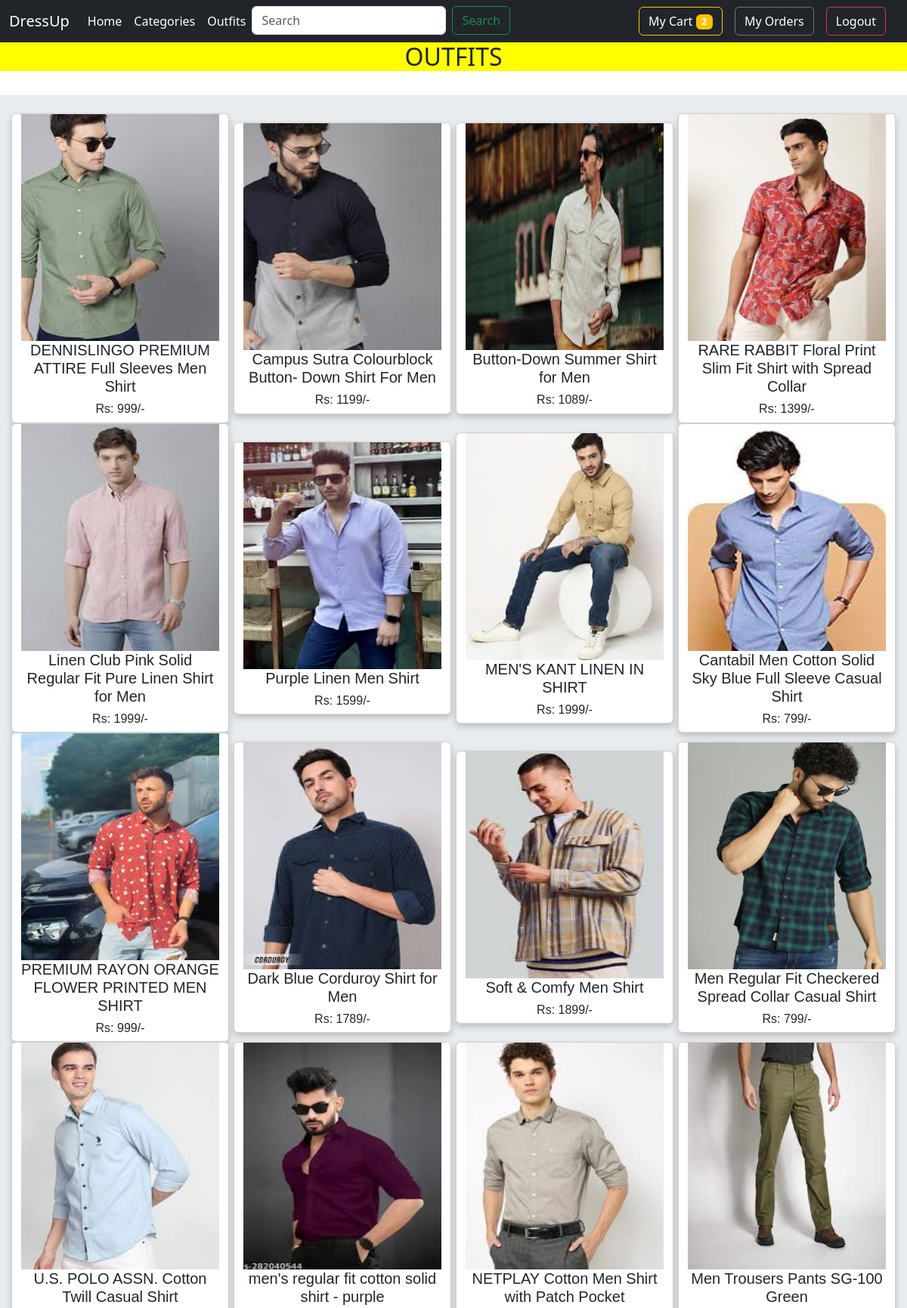
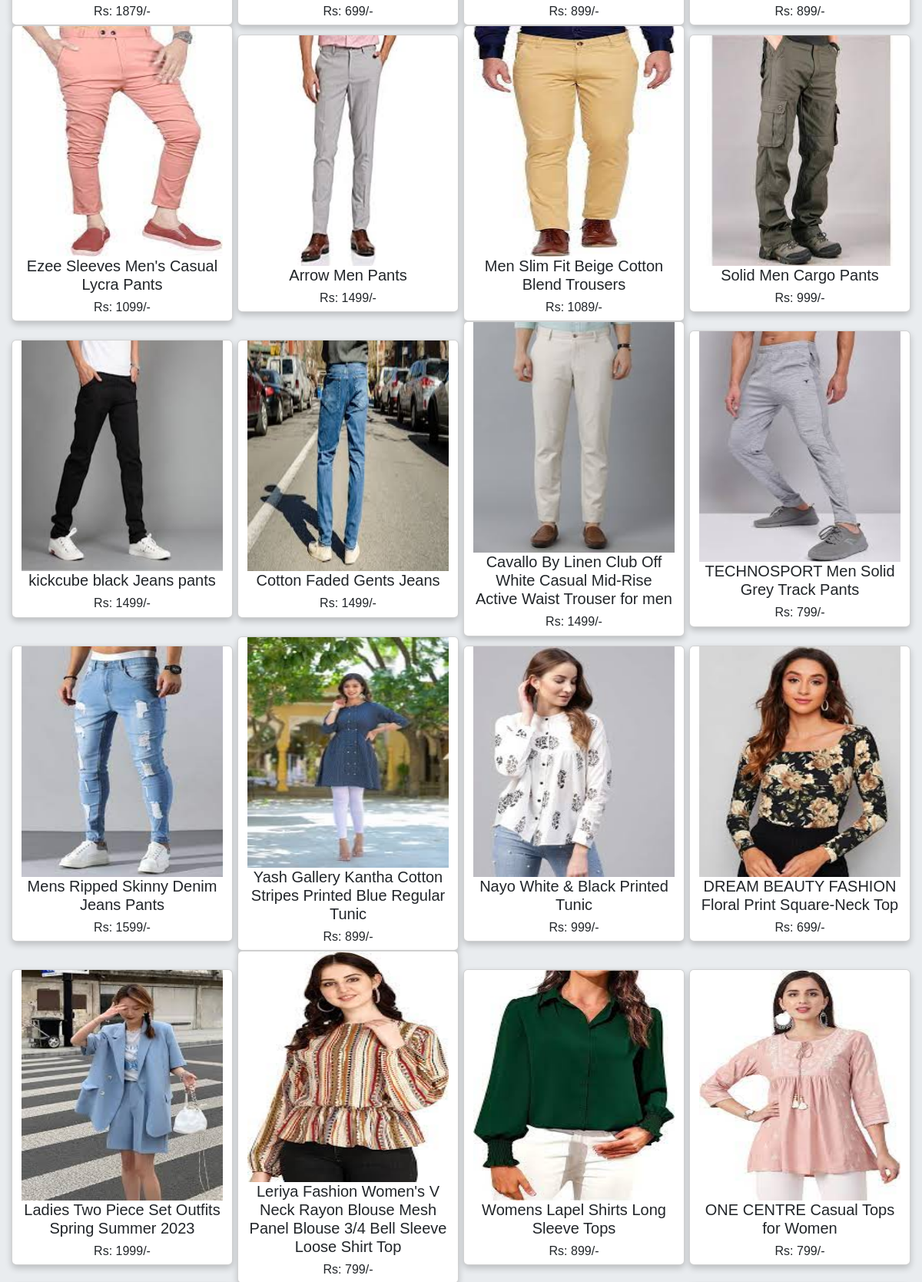
The app's page /cus/outf (signed in, upper part) with its own data (2 pictures, top to bottom).
### store/models.py (models this page shows, shortened)
class Outfit(models.Model):
        name=models.CharField(max_length=100,null=False,blank=False)
        price=models.IntegerField()
        image=models.ImageField(upload_to="outfit_image",null=True,blank=True)
        description=models.CharField(max_length=500)
        category=models.ForeignKey(Category,on_delete=models.CASCADE)

### customer/views.py (the view)
# urls.py: path("outf",OutfitView.as_view(),name="out"),
@method_decorator(dec,name="dispatch")
class OutfitView(TemplateView):
    template_name="outfits.html"
    def get_context_data(self, **kwargs):
        context=super().get_context_data(**kwargs)
        context["data"]=Outfit.objects.all()
        return context

### customer/context_processor.py (called while the page is built)
def cart_count(request):
    if request.user.is_authenticated:
        cnt=Cart.objects.filter(user=request.user,status="cart").count()
        return {"count":cnt}
    else:
        return {"count":0}

### customer/views.py (called while the page is built)
def signin_required(fn):
    def inner(request,*args,**kwargs):
        if request.user.is_authenticated:
            return fn(request,*args,**kwargs)
        else:
            messages.error(request,"Please Login First!!")
            return redirect("log")
    return inner

### customer/templates/outfits.html (shortened to what this page needs)
{% extends 'navbar.html' %}
{% block nav %}
<!DOCTYPE html>
<html>
<head>
</head>
<body>
<h2 style="text-align:center;background-color:  yellow;">OUTFITS</h2>
   <br>
  <div class="row jumbotron p-4">
    {% for i in data %}
    <div class="card " style="width: 18rem;"  >
    <img src="{{i.image.url}}" height="300px" alt="data image" style="width:100%">
    <h5>{{i.name}}</h5>
    <h6>Rs: {{i.price}}/-</h6>
    </div>
    {%endfor%}
</div>
</body>
</html>
{% endblock nav  %}

### customer/templates/navbar.html (shortened to what this page needs)
{% load static%}
<!doctype html>
<html lang="en">
<head>
  <link rel="stylesheet" href="https://stackpath.bootstrapcdn.com/bootstrap/4.3.1/css/bootstrap.min.css"
>
  <link href="https://cdn.jsdelivr.net/npm/bootstrap@5.3.0-alpha3/dist/css/bootstrap.min.css" rel="stylesheet"
>
  <link href="https://cdn.jsdelivr.net/npm/bootstrap@5.3.0/dist/css/bootstrap.min.css" rel="stylesheet"
>
</head>
<body>
  <nav class="navbar navbar-expand-lg bg-dark text-white">
    <div class="container-fluid">
    <a class="navbar-brand text-white" href="#">DressUp</a>
    <div class="collapse navbar-collapse" id="navbarSupportedContent">
      <ul class="navbar-nav mr-auto">
        <li class="nav-item active">
          <a class="nav-link active text-white" aria-current="page" href="{% url 'home'%}">Home</a>
        </li>
        <li>
          <a class="nav-link active text-white" aria-current="page" href="{% url 'drscat'%}">Categories</a>
        </li>
        <li>
          <a class="nav-link active text-white" aria-current="page" href="{% url 'out'%}">Outfits</a>
        </li>
        <div>
          <form class="form-inline my-2 my-lg-0" form action="{% url 'search' %}" method="get">
          <input class="form-control mr-sm-2" type="search" name="search" placeholder="Search" aria-label="Search">
          <button class="btn btn-outline-success my-2 my-sm-0" type="submit">Search</button>
        </form>
      </div>
      </ul>
      <form  class="d-flex" role="search">
        <a href="{% url 'vcart' %}" class="btn btn-outline-warning text-white mr-3">My Cart <span class="badge badge-warning">{{count}}</span></a>
        <a href="{% url 'vorder' %}" class="btn btn-outline-secondary text-white mr-3 ">My Orders</a>
      </form>
      <form class="form-inline my-2 my-lg-0">
        <a href="{% url 'lgout' %}" class="btn btn-outline-danger text-white mr-3 ">Logout</a>
      </form>
    </div>
  </div>
  </nav>
  {% block nav %}
  {% endblock nav %}
</body>
</html>

### customer/templates/navbar.html (style rules this page uses)
.navbar { position: sticky; top: 0; }

### customer/templates/outfits.html (style rules this page uses)
.card { box-shadow: 0 4px 8px 0 rgba(0, 0, 0, 0.2); max-width: 300px; margin: auto; text-align: center; font-family: arial; }

### records on screen
Outfit: image (picture), name "DENNISLINGO PREMIUM ATTIRE Full Sleeves Men Shirt", price "999"
Outfit: image (picture), name "Campus Sutra Colourblock Button- Down Shirt For Men", price "1199"
Outfit: image (picture), name "Button-Down Summer Shirt for Men", price "1089"
Outfit: image (picture), name "RARE RABBIT Floral Print Slim Fit Shirt with Spread Collar", price "1399"
Outfit: image (picture), name "Linen Club Pink Solid Regular Fit Pure Linen Shirt for Men", price "1999"
Outfit: image (picture), name "Purple Linen Men Shirt", price "1599"
Outfit: image (picture), name "MEN'S KANT LINEN IN SHIRT", price "1999"
Outfit: image (picture), name "Cantabil Men Cotton Solid Sky Blue Full Sleeve Casual Shirt", price "799"
Outfit: image (picture), name "PREMIUM RAYON ORANGE FLOWER PRINTED MEN SHIRT", price "999"
Outfit: image (picture), name "Dark Blue Corduroy Shirt for Men", price "1789"
Outfit: image (picture), name "Soft & Comfy Men Shirt", price "1899"
Outfit: image (picture), name "Men Regular Fit Checkered Spread Collar Casual Shirt", price "799"
Outfit: image (picture), name "U.S. POLO ASSN. Cotton Twill Casual Shirt", price "1879"
Outfit: image (picture), name "men's regular fit cotton solid shirt - purple", price "699"
Outfit: image (picture), name "NETPLAY Cotton Men Shirt with Patch Pocket", price "899"
Outfit: image (picture), name "Men Trousers Pants SG-100 Green", price "899"
Outfit: image (picture), name "Ezee Sleeves Men's Casual Lycra Pants", price "1099"
Outfit: image (picture), name "Arrow Men Pants", price "1499"
Outfit: image (picture), name "Men Slim Fit Beige Cotton Blend Trousers", price "1089"
Outfit: image (picture), name "Solid Men Cargo Pants", price "999"
Outfit: image (picture), name "kickcube black Jeans pants", price "1499"
Outfit: image (picture), name "Cotton Faded Gents Jeans", price "1499"
Outfit: image (picture), name "Cavallo By Linen Club Off White Casual Mid-Rise Active Waist Trouser for men", price "1499"
Outfit: image (picture), name "TECHNOSPORT Men Solid Grey Track Pants", price "799"
Outfit: image (picture), name "Mens Ripped Skinny Denim Jeans Pants", price "1599"
Outfit: image (picture), name "Yash Gallery Kantha Cotton Stripes Printed Blue Regular Tunic", price "899"
Outfit: image (picture), name "Nayo White & Black Printed Tunic", price "999"
Outfit: image (picture), name "DREAM BEAUTY FASHION Floral Print Square-Neck Top", price "699"
Outfit: image (picture), name "Ladies Two Piece Set Outfits Spring Summer 2023", price "1999"
Outfit: image (picture), name "Leriya Fashion Women's V Neck Rayon Blouse Mesh Panel Blouse 3/4 Bell Sleeve Loose Shirt Top", price "799"
Outfit: image (picture), name "Womens Lapel Shirts Long Sleeve Tops", price "899"
Outfit: image (picture), name "ONE CENTRE Casual Tops for Women", price "799"

### other values on screen
{{ count }} "2"
